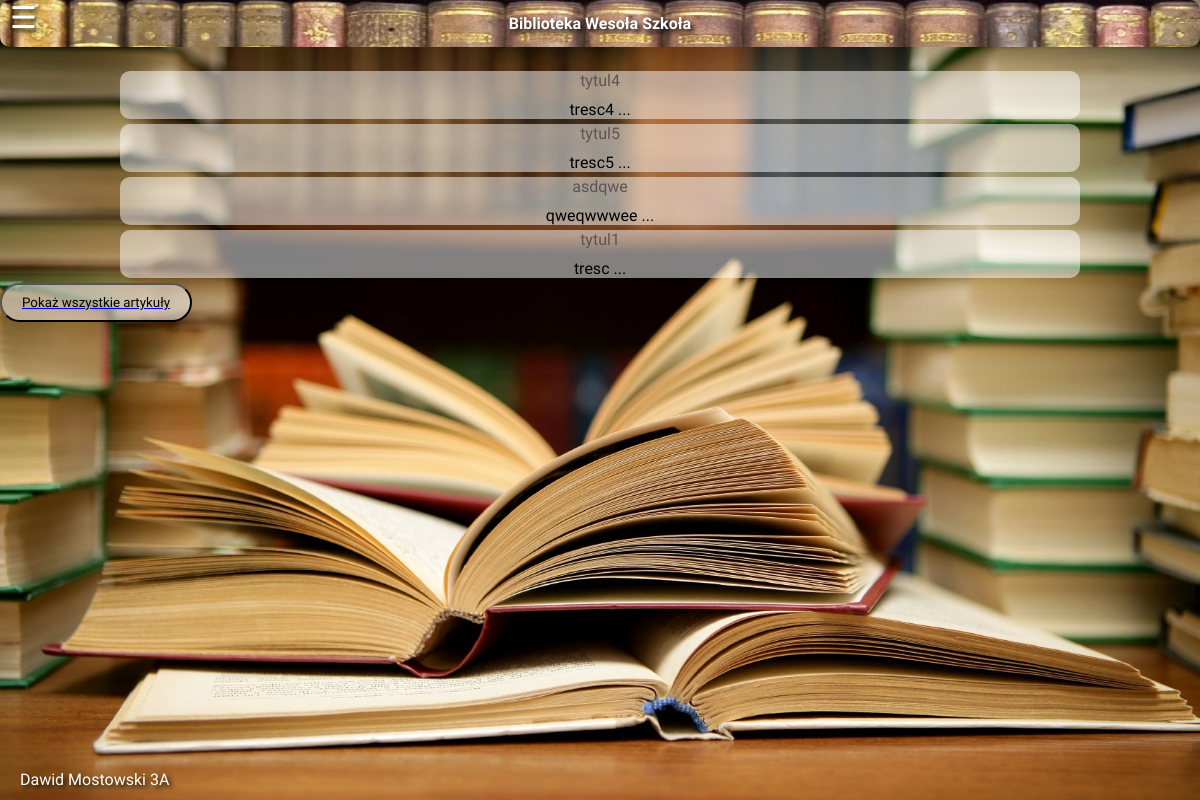
The page / on the database its author committed.
### tables this page shows
CREATE TABLE `artykul` (
  `artykul_id` int(11) NOT NULL,
  `title` varchar(100) NOT NULL,
  `tresc` mediumtext NOT NULL,
  `link` varchar(100) NOT NULL
);

### wpisy.php (the view, shortened to what this page needs)
<?php
    $host = "localhost";
    $dbname = "wiai";
    $username = "root";
    $password = "";
    $connect = mysqli_connect($host, $username, $password, $dbname);
    $query = 'SELECT `artykul_id`, `title`, `tresc`, `link` FROM `artykul` WHERE 1';
    $data = mysqli_query($connect, $query);
    if (mysqli_num_rows($data) > 0)
    {
        while($row = mysqli_fetch_assoc($data))
        {
            echo "<div id='wpis' class='artykul'><a href='artykul.php?id=".$row['artykul_id']."'>".$row['title']."</a><article>".substr($row['tresc'],0,150)." ...</article></div>";
        }
    }
?>

### style.css (style rules this page uses)
* { margin: 0px; font-family: 'Playpen Sans', cursive; }
body { background-image: url('./zdj/ksiazki.jpg'); background-repeat: no-repeat; background-attachment: fixed; background-size: 100% 100%; width: auto; height: 100vh; font-family: 'Lato', sans-serif; }
.artykul { color: #000000; background-color: rgba(255, 255, 255, 0.5); margin-left: auto; margin-right: auto; height: 10%; width: 80%; border-radius: 10px; margin-bottom: 5px; }
.artykul a { text-decoration: none; color: #5e5454; margin-left: auto; margin-right: auto; border-radius: 10px; margin-bottom: 5px; }
article { padding-top: 10px; }

### rows shown on the page
artykul: title "tytul4", tresc "tresc4"
artykul: title "tytul5", tresc "tresc5"
artykul: title "asdqwe", tresc "qweqwwwee"
artykul: title "tytul1", tresc "tresc"
